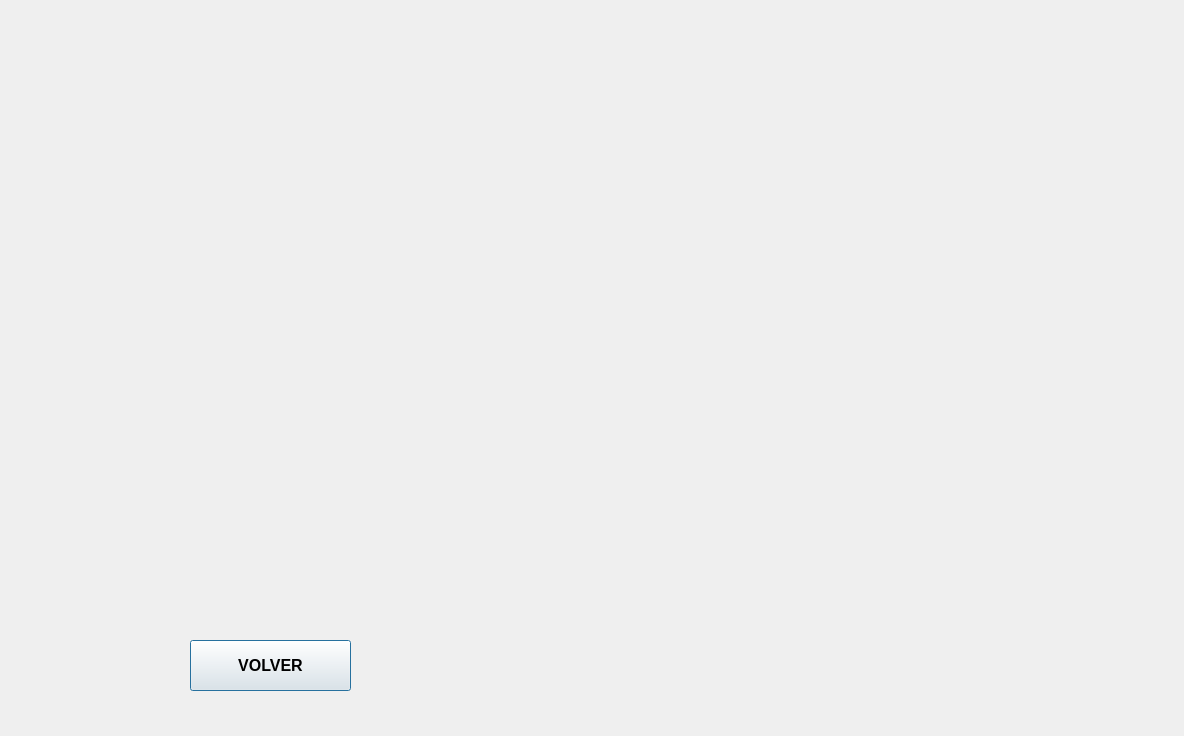
<?xml version="1.0" encoding="UTF-8"?>
<ui version="4.0">
 <class>Reglas</class>
 <widget class="QDialog" name="Reglas">
  <property name="geometry">
   <rect>
    <x>0</x>
    <y>0</y>
    <width>1184</width>
    <height>736</height>
   </rect>
  </property>
  <property name="windowTitle">
   <string>Dialog</string>
  </property>
  <property name="styleSheet">
   <string notr="true">background-image: url(:/new/prefix1/Images/reglas.png);</string>
  </property>
  <widget class="QPushButton" name="Volver">
   <property name="geometry">
    <rect>
     <x>190</x>
     <y>640</y>
     <width>161</width>
     <height>51</height>
    </rect>
   </property>
   <property name="font">
    <font>
     <pointsize>12</pointsize>
     <weight>75</weight>
     <bold>true</bold>
    </font>
   </property>
   <property name="text">
    <string>VOLVER</string>
   </property>
  </widget>
 </widget>
 <resources/>
 <connections/>
</ui>
